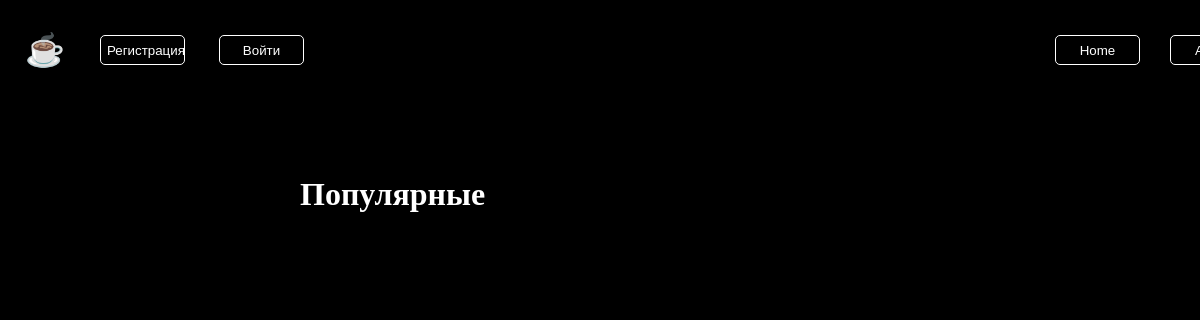
/, run on an earlier commit of the app's database.
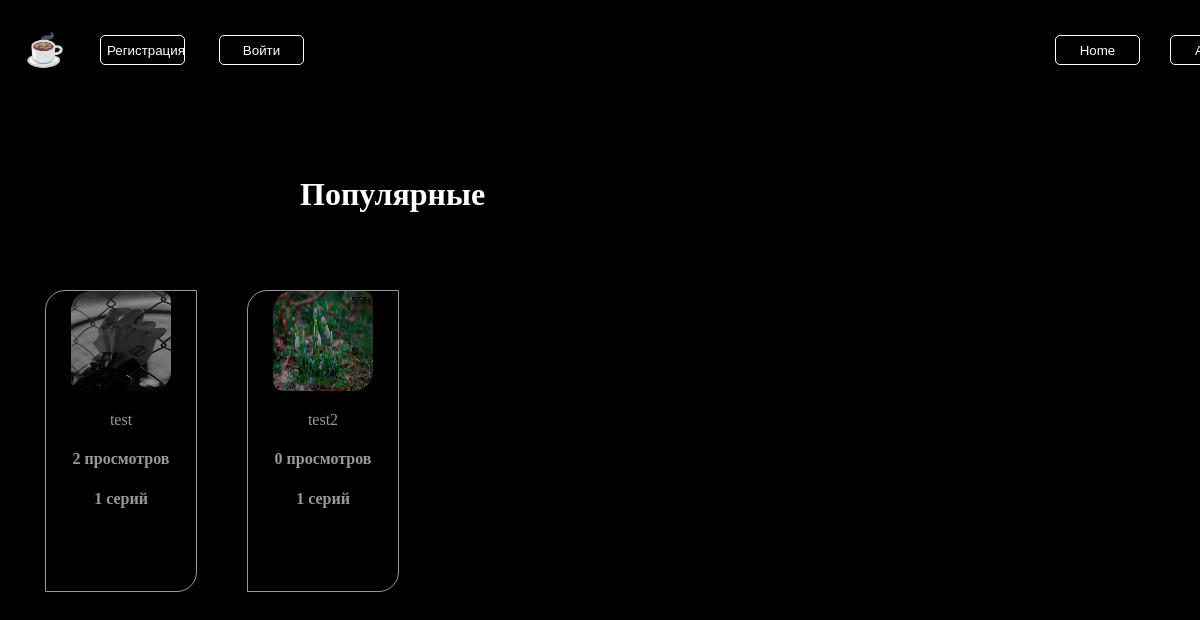
And on a later commit of the database.
### app/models.py (models this page shows, shortened)
class Team(models.Model):
    title = models.CharField(max_length=100, unique=True, blank=False)
    cover = models.ImageField()
    description = models.TextField()
    counter = models.IntegerField(default=0)
    def count_videos(self):
        return self.videos_set.count()

### app/views.py (the view, shortened to what this page needs)
# urls.py: path('', index, name='index'),
def index(request):
    is_admin = False
    if request.user.is_authenticated:
        try:
            Admin.objects.get(selectedUser=request.user)
            is_admin = True
        except:
            pass
    team = Team.objects.all().order_by('-counter')[:4]
    contex = {
        'team':team,
        'is_admin': is_admin,
    }
    return render(request,'index.html',contex)

### app/templates/index.html (shortened to what this page needs)
{% extends 'base.html'%}
{%load static%}
{% block content %}
              <div class="auth">
                  {% if user.is_authenticated %}
                        <a href="{% url 'logout' %}"><button>Выйти</button></a>
                  {% else %}
					    <a href="{% url 'signup' %}"><button>Регистрация</button></a>
                        <a href="{% url 'login' %}"><button>Войти</button></a>
                  {% endif %}
              </div>
<h1 class="popular">Популярные</h1>
<div class="all_card">
    {% for i in team%}
    <div class="card">
      <a href="{% url 'series' i.id %}"><img src="{{ i.cover.url }}" width="100px" height="100px"></a>
      <p>{{i.title}}</p>
        <h4>{{i.counter}} просмотров </h4>
        <h4>{{i.count_videos}} серий</h4>
    </div>
    {% endfor %}
</div>
{% endblock %}

### app/templates/base.html (shortened to what this page needs)
<!DOCTYPE html>
<html lang="en">
<head>
</head>
<body>
    <header>
        <h1>&#9749;</h1>
        <div class="links">
            <a href="{% url 'index'%}"><button>Home</button></a>
            <a href="{% url 'about'%}"><button>About</button></a>
        </div>
    </header>
    {% block content%}
    {% endblock %}
</body>
</html>

### app/templates/base.html (style rules this page uses)
body { color:white; background:linear-gradient(90deg,black,black); margin:0; padding:25px; padding-left:25px; }
header { z-index:2; background:transparent; position:fixed; display:flex; width:1400px; height:50px; align-items:center; justify-content: space-between; }
.links { width:400px; display:flex; align-items:center; justify-content: flex-start; margin-left:10px; }
button { width:85px; height:30px; background:transparent; border:1px solid white; border-radius:5px; transition:1s ease; color:white; margin-left:30px; }

### app/templates/index.html (style rules this page uses)
.all_card { width:1000px; height:500px; position:absolute; top:265px; left:20px; display:flex; flex-wrap:wrap; justify-content: flex-start; }
.card { border-radius:20px 0px 20px 0px; background: transparent; border:1px solid white; height:300px; width:150px; display: inline-block; vertical-align: top; margin:25px; text-align: center; opacity:0.6; transition:1s ease; }
img { border-radius:20px 10px 20px 10px; transition:1s ease; }
.auth { margin-left:45px; position:fixed; top:35px; z-index:4; }
.popular { position:absolute; top:155px; left:300px; }

What changed in the data, as far as the page shows it:
added Team: cover (picture), title "test", counter "2", count_videos "1"
added Team: cover (picture), title "test2", counter "0", count_videos "1"
